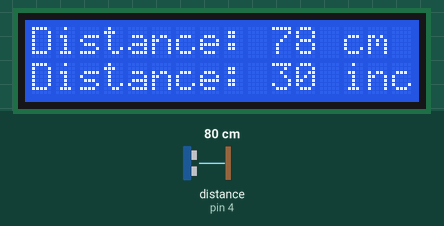
Recording of a sketch running on a simulated Arduino Uno, built with avr-gcc and run on an emulated ATmega328P. Parts: 16×2 character LCD. Wiring (inferred from the names in the program): ultrasonic range finder: trigger pin 5; echo pin 4. The test bench sets the inputs (shaded band); at power-on: distance to the obstacle (sensor on pin 4) 80 cm. The echo pulse lasts 58.3 µs per cm.

Above: at 1.2 s.
1.3 s: distance to the obstacle (sensor on pin 4) set to 2 cm
At 2.8 s:
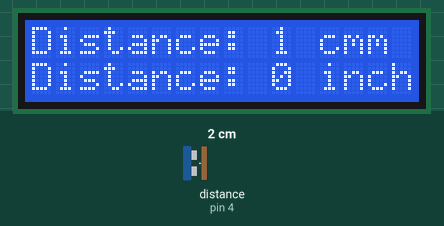
3.1 s: distance to the obstacle (sensor on pin 4) set to 18 cm
At 4.6 s:
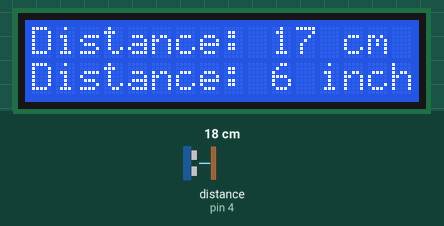
4.9 s: distance to the obstacle (sensor on pin 4) set to 4 cm
At 6.5 s:
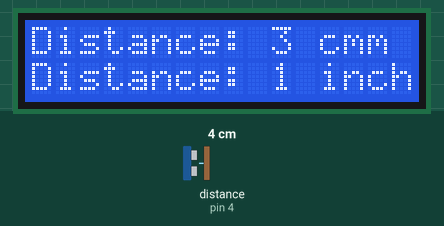
Timing chart, 0 to 8.0 s (numbered marks = the images above; inputs shaded):
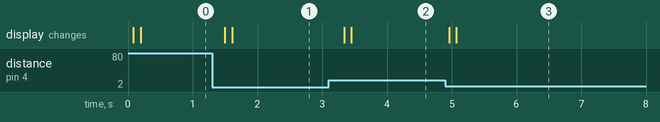

The sketch:

sketch_aug11a.ino
```cpp
//#include <ElectronicBuzz.h>

#include <LiquidCrystal_I2C.h> // includes the LiquidCrystal Library
LiquidCrystal_I2C lcd(0x27, 16, 2);
#define trigPin 5
#define echoPin 4
long duration;
int distanceCm, distanceInch;
void setup() {
lcd.begin(); // Initializes the interface to the LCD screen, and specifies the dimensions (width and height) of the display
pinMode(trigPin, OUTPUT);
pinMode(echoPin, INPUT);
}
void loop() {
digitalWrite(trigPin, LOW);
delayMicroseconds(2);
digitalWrite(trigPin, HIGH);
delayMicroseconds(10);
digitalWrite(trigPin, LOW);
duration = pulseIn(echoPin, HIGH);
distanceCm= duration*0.034/2;
distanceInch = duration*0.0133/2;
lcd.setCursor(0,0); // Sets the location at which subsequent text written to the LCD will be displayed
lcd.print("Distance: "); // Prints string "Distance" on the LCD
lcd.print(distanceCm); // Prints the distance value from the sensor
lcd.print(" cm");
delay(100);
lcd.setCursor(0,1);
lcd.print("Distance: ");
lcd.print(distanceInch);
lcd.print(" inch");
delay(100);
}
```

Measured:
- after the input at 1.3 s, the display: first changes after 0.20 s (image 1 shows a later state)
- after the input at 3.1 s, the display: first changes after 0.24 s (image 2 shows a later state)
- after the input at 4.9 s, the display: first changes after 0.06 s (image 3 shows a later state)
